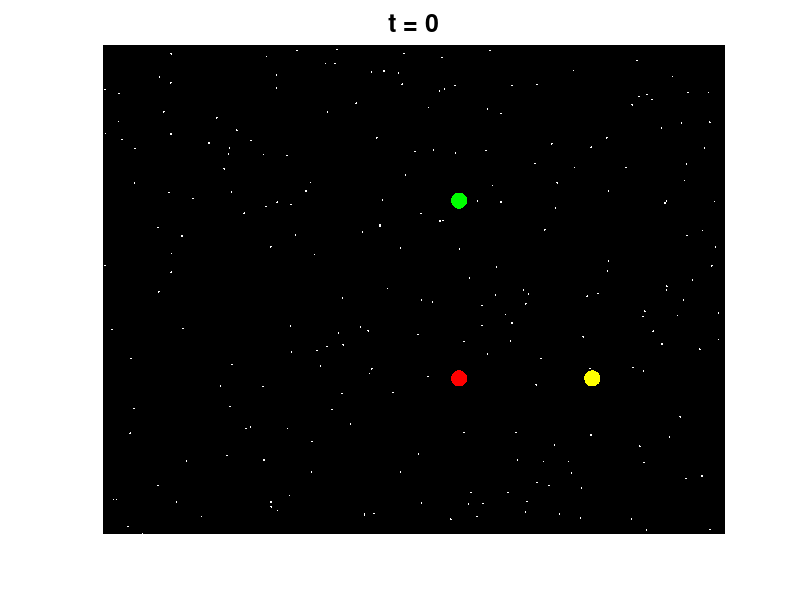

Write MATLAB code to recreate this figure. (Note: this script raises an error after producing the figure.)
%% Pythagorean planets
% Behnam Hashemi and Nick Trefethen, December 2014

%%
% (Chebfun Example ode-nonlin/ThreePlanets.m)
% [Tags: #planets, #chaos, #dynamics, #self-ionization]

function threePlanets()
%%
% When three or more bodies interact gravitationally according
% to Newton's laws, the resulting orbits can be wonderfully
% complicated.  This example explores a special case
% in which the initial configuration has the three planets
% stationary at the positions of a 3-4-5 right
% triangle and the planets attract each other with pairwise $1/r^2$ forces.

%%
% To solve the problem, we use Chebfun's backslash command in
% the standard manner (which invokes the MATLAB `ode113` command
% to do the time-stepping).  Complex arithmetic is used for brevity.
% We solve the problem over a time interval of length 100, and 
% the solution reveals a beautiful property: the orbit is chaotic 
% for $t < t_c \approx 86$, but then at time $t = t_c$ the system 
% "self-ionizes".  After this point one planet goes off in one direction 
% and the other two go off as a pair in the opposite direction.  Such a
% thing could never happen with just two planets, but with three
% it is possible: energy and momentum are conserved.
% Thus this dynamical system illustrates the phenomenon
% of _transient chaos_.

%%
% This Example is modeled after the code `planets.m` in [1]. The
% second author first heard of the example from Oxford's
% astrophysicist James Binney.

%%
% To have some fun with this problem, it's nice to
% plot the configurations on a black background with a collection
% of "stars" at random locations.  The code `plotframe`
% does this.  Here is our initial condition:
x0 = 0; y0 = 3; z0 = 4i;
MS = 'markersize'; FS = 'fontsize';
plotframe(x0,y0,z0)
title('t = 0',FS,18)

%%
% Now we solve the problem to time $t=100$:
tmax = 100; dom = [0 tmax];
N = chebop(@planetfun, dom);
N.lbc = @(x,y,z) [x-x0; y-y0; z-z0; diff(x); diff(y); diff(z)];
[x,y,z] = N\0;

%%
% Here is a typical configuration for $t < t_c$:
t = 50;
plotframe(x(t),y(t),z(t))
title(['t = ' num2str(t) ],FS,18)

%%
% Here is how it looks at the critical moment:
t = 86;
plotframe(x(t),y(t),z(t))
title(['t = ' num2str(t) ],FS,18)

%%
% Of course, this problem really looks best in the form of
% movie!  To see the movie, you can execute this M-file.
% The final frame shows the system after it has split into
% two subsystems, drifting apart forever.
dt = .4; tmax = 100;
for t = 0:dt:tmax
    plotframe(x(t),y(t),z(t))
    title(sprintf('t = %3.0f',t),FS,18),
    drawnow, pause(0.1)
end

%% References
%
% 1. L.N. Trefethen, Ten digit algorithms, unpublished essay, 
% https://people.maths.ox.ac.uk/trefethen/tda.html, 2005.

function plotframe(x,y,z)
rng(0);
MS = 'markersize';
% Set the mood by plotting some "stars":
fill(20*[-1 1 1 -1 -1],20*[-1 -1 1 1 -1],'k')
hold on, grid on, axis([1.27*[-6.3 4.7] -3.5 7.5])
xStars = 15*rand(250,1)-8; yStars = 11*rand(250,1)-3.5;
plot(xStars,yStars,'.w',MS,4);
% Locate the three planets.
xh = plot(real(x),imag(x),'.r',MS,35);
yh = plot(real(y),imag(y),'.y',MS,35);
zh = plot(real(z),imag(z),'.g',MS,35);
axis off, hold off
end

function out = planetfun(t, x, y, z)
forceYX = (y - x)./abs(y - x).^3;
forceZX = (z - x)./abs(z - x).^3;
forceZY = (z - y)./abs(z - y).^3;
out = [diff(x, 2) - forceYX - forceZX; 
    diff(y, 2) + forceYX - forceZY;
    diff(z, 2) + forceZX + forceZY];
end

end
